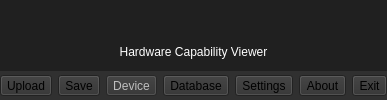
        <widget class="QWidget" name="widget_5" native="true">
         <property name="enabled">
          <bool>true</bool>
         </property>
         <property name="sizePolicy">
          <sizepolicy hsizetype="Minimum" vsizetype="Minimum">
           <horstretch>0</horstretch>
           <verstretch>0</verstretch>
          </sizepolicy>
         </property>
         <property name="cursor">
          <cursorShape>ArrowCursor</cursorShape>
         </property>
         <property name="styleSheet">
          <string notr="true">background-color: rgb(32, 32, 32);</string>
         </property>
         <layout class="QVBoxLayout" name="verticalLayout_3">
          <property name="spacing">
           <number>6</number>
          </property>
          <property name="leftMargin">
           <number>0</number>
          </property>
          <property name="topMargin">
           <number>6</number>
          </property>
          <property name="rightMargin">
           <number>0</number>
          </property>
          <property name="bottomMargin">
           <number>0</number>
          </property>
          <item>
           <widget class="QLabel" name="pixmap_header_top">
            <property name="text">
             <string/>
            </property>
            <property name="pixmap">
             <pixmap resource="vulkancapsviewer.qrc">:/vulkancapsviewer/Resources/vulkan32.png</pixmap>
            </property>
            <property name="alignment">
             <set>Qt::AlignCenter</set>
            </property>
           </widget>
          </item>
          <item>
           <widget class="QLabel" name="label_header_top">
            <property name="styleSheet">
             <string notr="true">color:#FFFFFF;</string>
            </property>
            <property name="text">
             <string>Hardware Capability Viewer</string>
            </property>
            <property name="alignment">
             <set>Qt::AlignCenter</set>
            </property>
           </widget>
          </item>
          <item>
           <widget class="QWidget" name="widget" native="true">
            <property name="styleSheet">
             <string notr="true">background-color: rgb(48, 48, 48);</string>
            </property>
            <layout class="QHBoxLayout" name="horizontalLayout_buttons">
             <property name="leftMargin">
              <number>0</number>
             </property>
             <property name="topMargin">
              <number>4</number>
             </property>
             <property name="rightMargin">
              <number>0</number>
             </property>
             <property name="bottomMargin">
              <number>4</number>
             </property>
             <item>
              <widget class="QToolButton" name="toolButtonUpload">
               <property name="text">
                <string>Upload</string>
               </property>
               <property name="icon">
                <iconset resource="vulkancapsviewer.qrc">
                 <normaloff>:/vulkancapsviewer/Resources/upload48.png</normaloff>:/vulkancapsviewer/Resources/upload48.png</iconset>
               </property>
               <property name="iconSize">
                <size>
                 <width>64</width>
                 <height>32</height>
                </size>
               </property>
               <property name="toolButtonStyle">
                <enum>Qt::ToolButtonTextUnderIcon</enum>
               </property>
              </widget>
             </item>
             <item>
              <widget class="QToolButton" name="toolButtonSave">
               <property name="text">
                <string>Save</string>
               </property>
               <property name="icon">
                <iconset resource="vulkancapsviewer.qrc">
                 <normaloff>:/vulkancapsviewer/Resources/save48.png</normaloff>:/vulkancapsviewer/Resources/save48.png</iconset>
               </property>
               <property name="iconSize">
                <size>
                 <width>64</width>
                 <height>32</height>
                </size>
               </property>
               <property name="toolButtonStyle">
                <enum>Qt::ToolButtonTextUnderIcon</enum>
               </property>
              </widget>
             </item>
             <item>
              <widget class="QToolButton" name="toolButtonOnlineDevice">
               <property name="enabled">
                <bool>false</bool>
               </property>
               <property name="text">
                <string>Device</string>
               </property>
               <property name="icon">
                <iconset resource="vulkancapsviewer.qrc">
                 <normaloff>:/vulkancapsviewer/Resources/device48.png</normaloff>:/vulkancapsviewer/Resources/device48.png</iconset>
               </property>
               <property name="iconSize">
                <size>
                 <width>64</width>
                 <height>32</height>
                </size>
               </property>
               <property name="toolButtonStyle">
                <enum>Qt::ToolButtonTextUnderIcon</enum>
               </property>
              </widget>
             </item>
             <item>
              <widget class="QToolButton" name="toolButtonOnlineDataBase">
               <property name="text">
                <string>Database</string>
               </property>
               <property name="icon">
                <iconset resource="vulkancapsviewer.qrc">
                 <normaloff>:/vulkancapsviewer/Resources/browse48.png</normaloff>:/vulkancapsviewer/Resources/browse48.png</iconset>
               </property>
               <property name="iconSize">
                <size>
                 <width>64</width>
                 <height>32</height>
                </size>
               </property>
               <property name="toolButtonStyle">
                <enum>Qt::ToolButtonTextUnderIcon</enum>
               </property>
              </widget>
             </item>
             <item>
              <widget class="QToolButton" name="toolButtonSettings">
               <property name="text">
                <string>Settings</string>
               </property>
               <property name="icon">
                <iconset resource="vulkancapsviewer.qrc">
                 <normaloff>:/vulkancapsviewer/Resources/settings48.png</normaloff>:/vulkancapsviewer/Resources/settings48.png</iconset>
               </property>
               <property name="iconSize">
                <size>
                 <width>64</width>
                 <height>32</height>
                </size>
               </property>
               <property name="toolButtonStyle">
                <enum>Qt::ToolButtonTextUnderIcon</enum>
               </property>
               <property name="arrowType">
                <enum>Qt::NoArrow</enum>
               </property>
              </widget>
             </item>
             <item>
              <widget class="QToolButton" name="toolButtonAbout">
               <property name="text">
                <string>About</string>
               </property>
               <property name="icon">
                <iconset resource="vulkancapsviewer.qrc">
                 <normaloff>:/vulkancapsviewer/Resources/about48.png</normaloff>:/vulkancapsviewer/Resources/about48.png</iconset>
               </property>
               <property name="iconSize">
                <size>
                 <width>64</width>
                 <height>32</height>
                </size>
               </property>
               <property name="toolButtonStyle">
                <enum>Qt::ToolButtonTextUnderIcon</enum>
               </property>
              </widget>
             </item>
             <item>
              <widget class="QToolButton" name="toolButtonExit">
               <property name="text">
                <string>Exit</string>
               </property>
               <property name="icon">
                <iconset resource="vulkancapsviewer.qrc">
                 <normaloff>:/vulkancapsviewer/Resources/close48.png</normaloff>:/vulkancapsviewer/Resources/close48.png</iconset>
               </property>
               <property name="iconSize">
                <size>
                 <width>64</width>
                 <height>32</height>
                </size>
               </property>
               <property name="toolButtonStyle">
                <enum>Qt::ToolButtonTextUnderIcon</enum>
               </property>
              </widget>
             </item>
            </layout>
           </widget>
          </item>
         </layout>
        </widget>
